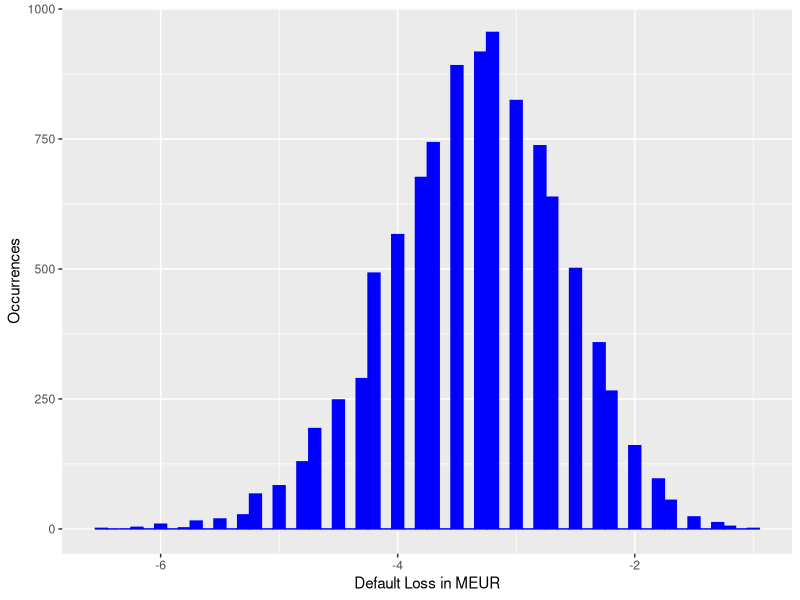
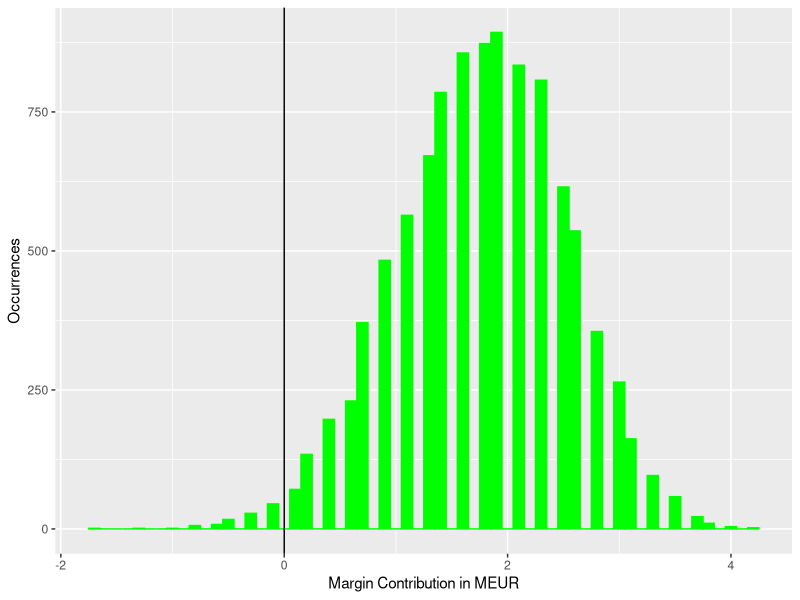
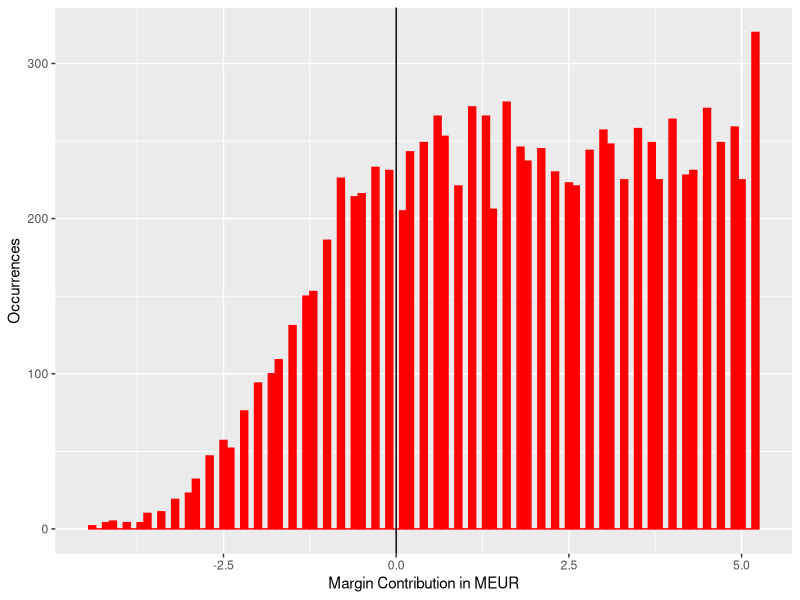

Recreate these plots in R, in order.
library(tidyverse)
library(ggplot2)

B <- 10000
n <- 1000
av_loan <- 250000
default_rate <- 0.02
loss_per_default <- -(av_loan / 3 * 2)

losses <- replicate(B, {
  defaults <- sample(c(0,1), n, prob = c(1-default_rate, default_rate), replace = TRUE)
  sum(defaults * loss_per_default)
})


expected_losses <- n * (default_rate * loss_per_default + (1 - default_rate) * 0)
stddev_losses <- sqrt(n) * abs(loss_per_default) * sqrt(default_rate * (1 - default_rate))

expected_losses
stddev_losses


data.frame(losses_in_millions = losses / 10^6) %>% ggplot(aes(losses_in_millions)) +
  geom_histogram(binwidth = 0.1, color = "blue", fill = "blue") + xlab("Default Loss in MEUR") + ylab("Occurrences")


z <- qnorm(0.01)

break_even_margin <- (-loss_per_default *
  (n * default_rate - z * sqrt(n * default_rate * (1 - default_rate))) / 
  ( n * (1 - default_rate) + z * sqrt(n * default_rate * (1 - default_rate)))) /
  av_loan

break_even_margin

av_earnings_per_loan <- (loss_per_default * default_rate) +
  ((break_even_margin * av_loan) * (1 - default_rate))

av_earnings_per_loan

contribution <- replicate(B, {
  contribution_per_sample <- sample(c(break_even_margin * av_loan, loss_per_default), n,
                            prob = c(1 - default_rate, default_rate), replace = TRUE)
  sum(contribution_per_sample)
})

mean(contribution)
mean(contribution < 0)


data.frame(contribution_in_millions = contribution / 10^6) %>%
  ggplot(aes(contribution_in_millions)) +
  geom_histogram(binwidth = 0.1, color = "green", fill = "green") +
  geom_vline(xintercept = 0, color = "black") +
  xlab("Margin Contribution in MEUR") +
  ylab("Occurrences")




contribution_new <- replicate(B, {
  default_rate_new <- default_rate + sample(seq(-0.02, 0.02, length = 100), 1)
  contribution_per_sample <- sample(c(break_even_margin * av_loan, loss_per_default), n,
                              prob = c(1 - default_rate_new, default_rate_new), replace = TRUE)
  sum(contribution_per_sample)
})

mean(contribution_new)
mean(contribution_new) - mean(contribution)
mean(contribution_new < 0)


data.frame(contribution_new_in_millions = contribution_new / 10^6) %>%
  ggplot(aes(contribution_new_in_millions)) +
  geom_histogram(binwidth = 0.1, color = "red", fill = "red") +
  geom_vline(xintercept = 0, color = "black") +
  xlab("Margin Contribution in MEUR") +
  ylab("Occurrences")

